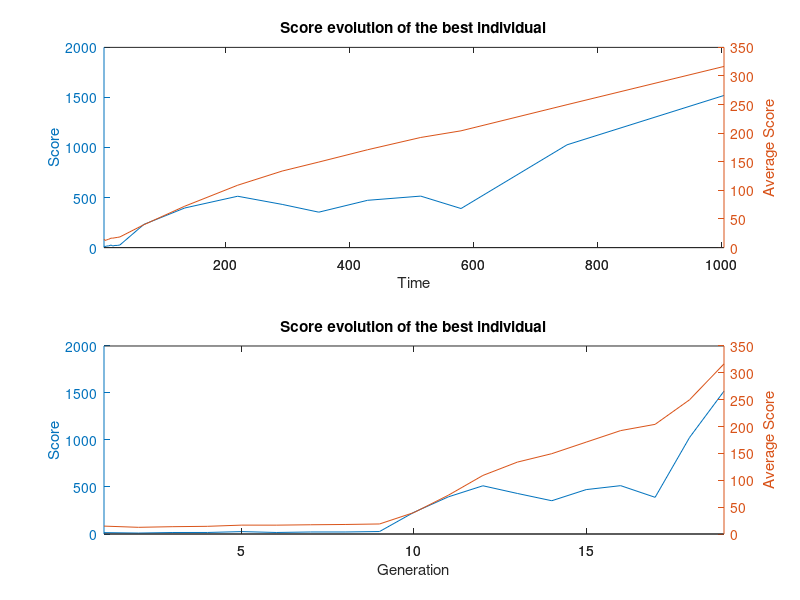

Write the MATLAB code that produced this figure.
% octave script for Flappy bird example data plotting

clear all; clc;

data = csvread("perf_data.csv");

best = data(:, 2);

% calculate average
avgBest = zeros(size(best));
for i = 1:size(avgBest)
  for j = 1:i
    avgBest(i) += best(j);
  endfor
  avgBest(i) /= i;
endfor


x = data(:, 1);
% plot from timestamp
subplot(2, 1, 1);
ax = plotyy(x, best, x, avgBest);
title ("Score evolution of the best individual");
xlabel ("Time");
ylabel (ax(1), "Score");
ylabel (ax(2), "Average Score");

% plot from generation
x = 1:size(best);
subplot(2, 1, 2);
ax = plotyy(x, best, x, avgBest);
title ("Score evolution of the best individual");
xlabel ("Generation");
ylabel (ax(1), "Score");
ylabel (ax(2), "Average Score");
